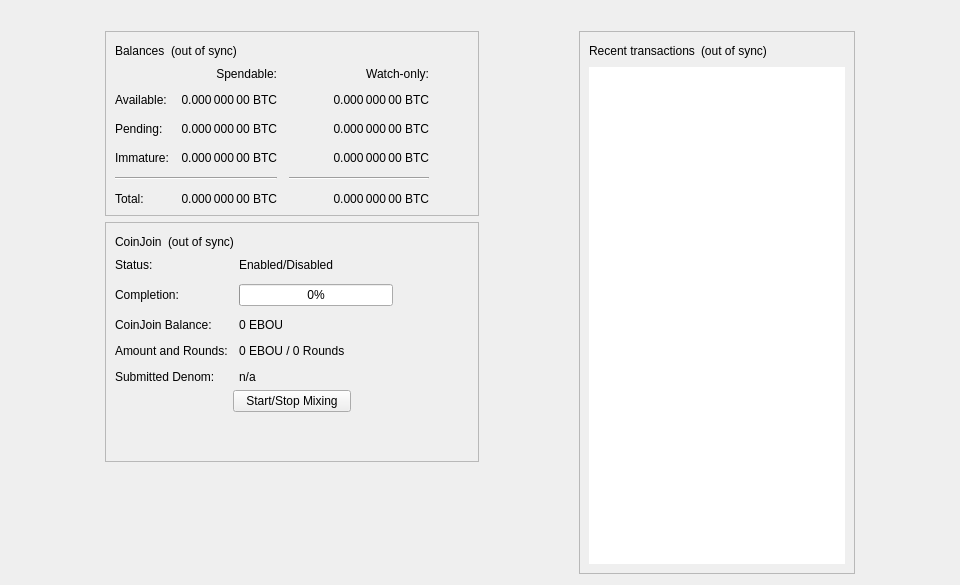
<?xml version="1.0" encoding="UTF-8"?>
<ui version="4.0">
 <class>OverviewPage</class>
 <widget class="QWidget" name="OverviewPage">
  <property name="geometry">
   <rect>
    <x>0</x>
    <y>0</y>
    <width>960</width>
    <height>585</height>
   </rect>
  </property>
  <property name="minimumSize">
   <size>
    <width>960</width>
    <height>0</height>
   </size>
  </property>
  <property name="windowTitle">
   <string>Form</string>
  </property>
  <layout class="QVBoxLayout" name="topLayout">
   <item>
    <widget class="QLabel" name="labelAlerts">
     <property name="visible">
      <bool>false</bool>
     </property>
     <property name="wordWrap">
      <bool>true</bool>
     </property>
     <property name="margin">
      <number>3</number>
     </property>
     <property name="textInteractionFlags">
      <set>Qt::TextSelectableByMouse</set>
     </property>
    </widget>
   </item>
   <item>
    <layout class="QHBoxLayout" name="horizontalLayout" stretch="1,0,1,0,1">
     <item>
      <spacer name="horizontalSpacerLeft">
       <property name="orientation">
        <enum>Qt::Horizontal</enum>
       </property>
       <property name="sizeType">
        <enum>QSizePolicy::Preferred</enum>
       </property>
       <property name="sizeHint" stdset="0">
        <size>
         <width>10</width>
         <height>20</height>
        </size>
       </property>
      </spacer>
     </item>
     <item>
      <layout class="QVBoxLayout" name="verticalLayout_2">
       <item>
        <widget class="QFrame" name="frame">
         <property name="frameShape">
          <enum>QFrame::StyledPanel</enum>
         </property>
         <property name="frameShadow">
          <enum>QFrame::Raised</enum>
         </property>
         <layout class="QVBoxLayout" name="verticalLayout_4">
          <item>
           <layout class="QHBoxLayout" name="horizontalLayout_4">
            <item>
             <widget class="QLabel" name="label_5">
              <property name="text">
               <string>Balances</string>
              </property>
             </widget>
            </item>
            <item>
             <widget class="QLabel" name="labelWalletStatus">
              <property name="toolTip">
               <string>The displayed information may be out of date. Your wallet automatically synchronizes with the ebou network after a connection is established, but this process has not completed yet.</string>
              </property>
              <property name="text">
               <string notr="true">(out of sync)</string>
              </property>
              <property name="alignment">
               <set>Qt::AlignLeading|Qt::AlignLeft|Qt::AlignVCenter</set>
              </property>
             </widget>
            </item>
            <item>
             <spacer name="horizontalSpacer_3">
              <property name="orientation">
               <enum>Qt::Horizontal</enum>
              </property>
              <property name="sizeHint" stdset="0">
               <size>
                <width>40</width>
                <height>20</height>
               </size>
              </property>
             </spacer>
            </item>
           </layout>
          </item>
          <item>
           <layout class="QGridLayout" name="gridLayout">
            <property name="spacing">
             <number>12</number>
            </property>
            <item row="2" column="2">
             <widget class="QLabel" name="labelWatchPending">
              <property name="cursor">
               <cursorShape>IBeamCursor</cursorShape>
              </property>
              <property name="toolTip">
               <string>Unconfirmed transactions to watch-only addresses</string>
              </property>
              <property name="text">
               <string notr="true">0.000 000 00 BTC</string>
              </property>
              <property name="alignment">
               <set>Qt::AlignRight|Qt::AlignTrailing|Qt::AlignVCenter</set>
              </property>
              <property name="textInteractionFlags">
               <set>Qt::LinksAccessibleByMouse|Qt::TextSelectableByKeyboard|Qt::TextSelectableByMouse</set>
              </property>
             </widget>
            </item>
            <item row="2" column="1">
             <widget class="QLabel" name="labelUnconfirmed">
              <property name="cursor">
               <cursorShape>IBeamCursor</cursorShape>
              </property>
              <property name="toolTip">
               <string>Total of transactions that have yet to be confirmed, and do not yet count toward the spendable balance</string>
              </property>
              <property name="text">
               <string notr="true">0.000 000 00 BTC</string>
              </property>
              <property name="alignment">
               <set>Qt::AlignRight|Qt::AlignTrailing|Qt::AlignVCenter</set>
              </property>
              <property name="textInteractionFlags">
               <set>Qt::LinksAccessibleByMouse|Qt::TextSelectableByKeyboard|Qt::TextSelectableByMouse</set>
              </property>
             </widget>
            </item>
            <item row="3" column="2">
             <widget class="QLabel" name="labelWatchImmature">
              <property name="cursor">
               <cursorShape>IBeamCursor</cursorShape>
              </property>
              <property name="toolTip">
               <string>Mined balance in watch-only addresses that has not yet matured</string>
              </property>
              <property name="text">
               <string notr="true">0.000 000 00 BTC</string>
              </property>
              <property name="alignment">
               <set>Qt::AlignRight|Qt::AlignTrailing|Qt::AlignVCenter</set>
              </property>
              <property name="textInteractionFlags">
               <set>Qt::LinksAccessibleByMouse|Qt::TextSelectableByKeyboard|Qt::TextSelectableByMouse</set>
              </property>
             </widget>
            </item>
            <item row="4" column="0" colspan="2">
             <widget class="Line" name="lineSpendableBalance">
              <property name="orientation">
               <enum>Qt::Horizontal</enum>
              </property>
             </widget>
            </item>
            <item row="4" column="2">
             <widget class="Line" name="lineWatchBalance">
              <property name="sizePolicy">
               <sizepolicy hsizetype="Preferred" vsizetype="Fixed">
                <horstretch>0</horstretch>
                <verstretch>0</verstretch>
               </sizepolicy>
              </property>
              <property name="minimumSize">
               <size>
                <width>140</width>
                <height>0</height>
               </size>
              </property>
              <property name="orientation">
               <enum>Qt::Horizontal</enum>
              </property>
             </widget>
            </item>
            <item row="5" column="0">
             <widget class="QLabel" name="labelTotalText">
              <property name="text">
               <string>Total:</string>
              </property>
             </widget>
            </item>
            <item row="3" column="1">
             <widget class="QLabel" name="labelImmature">
              <property name="cursor">
               <cursorShape>IBeamCursor</cursorShape>
              </property>
              <property name="toolTip">
               <string>Mined balance that has not yet matured</string>
              </property>
              <property name="text">
               <string notr="true">0.000 000 00 BTC</string>
              </property>
              <property name="alignment">
               <set>Qt::AlignRight|Qt::AlignTrailing|Qt::AlignVCenter</set>
              </property>
              <property name="textInteractionFlags">
               <set>Qt::LinksAccessibleByMouse|Qt::TextSelectableByKeyboard|Qt::TextSelectableByMouse</set>
              </property>
             </widget>
            </item>
            <item row="2" column="3">
             <spacer name="horizontalSpacer_2">
              <property name="orientation">
               <enum>Qt::Horizontal</enum>
              </property>
              <property name="sizeHint" stdset="0">
               <size>
                <width>40</width>
                <height>20</height>
               </size>
              </property>
             </spacer>
            </item>
            <item row="3" column="0">
             <widget class="QLabel" name="labelImmatureText">
              <property name="text">
               <string>Immature:</string>
              </property>
             </widget>
            </item>
            <item row="5" column="1">
             <widget class="QLabel" name="labelTotal">
              <property name="cursor">
               <cursorShape>IBeamCursor</cursorShape>
              </property>
              <property name="toolTip">
               <string>Your current total balance</string>
              </property>
              <property name="text">
               <string notr="true">0.000 000 00 BTC</string>
              </property>
              <property name="alignment">
               <set>Qt::AlignRight|Qt::AlignTrailing|Qt::AlignVCenter</set>
              </property>
              <property name="textInteractionFlags">
               <set>Qt::LinksAccessibleByMouse|Qt::TextSelectableByKeyboard|Qt::TextSelectableByMouse</set>
              </property>
             </widget>
            </item>
            <item row="5" column="2">
             <widget class="QLabel" name="labelWatchTotal">
              <property name="cursor">
               <cursorShape>IBeamCursor</cursorShape>
              </property>
              <property name="toolTip">
               <string>Current total balance in watch-only addresses</string>
              </property>
              <property name="text">
               <string notr="true">0.000 000 00 BTC</string>
              </property>
              <property name="alignment">
               <set>Qt::AlignRight|Qt::AlignTrailing|Qt::AlignVCenter</set>
              </property>
              <property name="textInteractionFlags">
               <set>Qt::LinksAccessibleByMouse|Qt::TextSelectableByKeyboard|Qt::TextSelectableByMouse</set>
              </property>
             </widget>
            </item>
            <item row="0" column="2">
             <widget class="QLabel" name="labelWatchonly">
              <property name="text">
               <string>Watch-only:</string>
              </property>
              <property name="alignment">
               <set>Qt::AlignRight|Qt::AlignTrailing|Qt::AlignVCenter</set>
              </property>
             </widget>
            </item>
            <item row="1" column="0">
             <widget class="QLabel" name="labelBalanceText">
              <property name="text">
               <string>Available:</string>
              </property>
             </widget>
            </item>
            <item row="1" column="1">
             <widget class="QLabel" name="labelBalance">
              <property name="cursor">
               <cursorShape>IBeamCursor</cursorShape>
              </property>
              <property name="toolTip">
               <string>Your current spendable balance</string>
              </property>
              <property name="text">
               <string notr="true">0.000 000 00 BTC</string>
              </property>
              <property name="alignment">
               <set>Qt::AlignRight|Qt::AlignTrailing|Qt::AlignVCenter</set>
              </property>
              <property name="textInteractionFlags">
               <set>Qt::LinksAccessibleByMouse|Qt::TextSelectableByKeyboard|Qt::TextSelectableByMouse</set>
              </property>
             </widget>
            </item>
            <item row="1" column="2">
             <widget class="QLabel" name="labelWatchAvailable">
              <property name="cursor">
               <cursorShape>IBeamCursor</cursorShape>
              </property>
              <property name="toolTip">
               <string>Your current balance in watch-only addresses</string>
              </property>
              <property name="text">
               <string notr="true">0.000 000 00 BTC</string>
              </property>
              <property name="alignment">
               <set>Qt::AlignRight|Qt::AlignTrailing|Qt::AlignVCenter</set>
              </property>
              <property name="textInteractionFlags">
               <set>Qt::LinksAccessibleByMouse|Qt::TextSelectableByKeyboard|Qt::TextSelectableByMouse</set>
              </property>
             </widget>
            </item>
            <item row="2" column="0">
             <widget class="QLabel" name="labelPendingText">
              <property name="text">
               <string>Pending:</string>
              </property>
             </widget>
            </item>
            <item row="0" column="1">
             <widget class="QLabel" name="labelSpendable">
              <property name="text">
               <string>Spendable:</string>
              </property>
              <property name="alignment">
               <set>Qt::AlignRight|Qt::AlignTrailing|Qt::AlignVCenter</set>
              </property>
             </widget>
            </item>
           </layout>
          </item>
         </layout>
        </widget>
       </item>
       <item>
        <widget class="QFrame" name="frameCoinJoin">
         <property name="layoutDirection">
          <enum>Qt::LeftToRight</enum>
         </property>
         <property name="frameShape">
          <enum>QFrame::StyledPanel</enum>
         </property>
         <property name="frameShadow">
          <enum>QFrame::Raised</enum>
         </property>
         <layout class="QVBoxLayout" name="VerticalLayout_PS1">
          <item>
           <layout class="QHBoxLayout" name="horizontalLayout_5">
            <item>
             <widget class="QLabel" name="labelCoinJoinHeader">
              <property name="text">
               <string notr="true">CoinJoin</string>
              </property>
             </widget>
            </item>
            <item>
             <widget class="QLabel" name="labelCoinJoinSyncStatus">
              <property name="toolTip">
               <string>The displayed information may be out of date. Your wallet automatically synchronizes with the ebou network after a connection is established, but this process has not completed yet.</string>
              </property>
              <property name="text">
               <string notr="true">(out of sync)</string>
              </property>
              <property name="alignment">
               <set>Qt::AlignLeading|Qt::AlignLeft|Qt::AlignVCenter</set>
              </property>
             </widget>
            </item>
            <item>
             <spacer name="horizontalSpacer_4">
              <property name="orientation">
               <enum>Qt::Horizontal</enum>
              </property>
              <property name="sizeHint" stdset="0">
               <size>
                <width>40</width>
                <height>20</height>
               </size>
              </property>
             </spacer>
            </item>
           </layout>
          </item>
          <item>
           <layout class="QFormLayout" name="coinJoinFormLayout">
            <property name="fieldGrowthPolicy">
             <enum>QFormLayout::AllNonFixedFieldsGrow</enum>
            </property>
            <property name="horizontalSpacing">
             <number>11</number>
            </property>
            <property name="verticalSpacing">
             <number>12</number>
            </property>
            <item row="0" column="0">
             <widget class="QLabel" name="labelCoinJoinEnabledText">
              <property name="text">
               <string>Status:</string>
              </property>
             </widget>
            </item>
            <item row="0" column="1">
             <widget class="QLabel" name="labelCoinJoinEnabled">
              <property name="text">
               <string>Enabled/Disabled</string>
              </property>
             </widget>
            </item>
            <item row="1" column="0">
             <widget class="QLabel" name="labelCompletitionText">
              <property name="text">
               <string>Completion:</string>
              </property>
             </widget>
            </item>
            <item row="1" column="1">
             <widget class="QProgressBar" name="coinJoinProgress">
              <property name="maximumSize">
               <size>
                <width>154</width>
                <height>16777215</height>
               </size>
              </property>
              <property name="value">
               <number>0</number>
              </property>
             </widget>
            </item>
            <item row="2" column="0">
             <widget class="QLabel" name="labelAnonymizedText">
              <property name="text">
               <string notr="true">CoinJoin Balance:</string>
              </property>
             </widget>
            </item>
            <item row="2" column="1">
             <widget class="QLabel" name="labelAnonymized">
              <property name="text">
               <string notr="true">0 EBOU</string>
              </property>
             </widget>
            </item>
            <item row="3" column="0">
             <widget class="QLabel" name="labelAmountAndRoundsText">
              <property name="text">
               <string>Amount and Rounds:</string>
              </property>
             </widget>
            </item>
            <item row="3" column="1">
             <widget class="QLabel" name="labelAmountRounds">
              <property name="text">
               <string>0 EBOU / 0 Rounds</string>
              </property>
             </widget>
            </item>
            <item row="4" column="0">
             <widget class="QLabel" name="labelSubmittedDenomText">
              <property name="text">
               <string>Submitted Denom:</string>
              </property>
             </widget>
            </item>
            <item row="4" column="1">
             <widget class="QLabel" name="labelSubmittedDenom">
              <property name="toolTip">
               <string>The denominations you submitted to the Masternode.&lt;br&gt;To mix, other users must submit the exact same denominations.</string>
              </property>
              <property name="text">
               <string>n/a</string>
              </property>
              <property name="wordWrap">
               <bool>true</bool>
              </property>
             </widget>
            </item>
           </layout>
          </item>
          <item>
           <layout class="QVBoxLayout" name="VerticalLayout_PS">
            <item>
             <layout class="QHBoxLayout" name="horizontalLayout_3">
              <property name="topMargin">
               <number>0</number>
              </property>
              <item>
               <spacer name="horizontalSpacer_5">
                <property name="orientation">
                 <enum>Qt::Horizontal</enum>
                </property>
                <property name="sizeHint" stdset="0">
                 <size>
                  <width>40</width>
                  <height>20</height>
                 </size>
                </property>
               </spacer>
              </item>
              <item>
               <widget class="QPushButton" name="toggleCoinJoin">
                <property name="sizePolicy">
                 <sizepolicy hsizetype="MinimumExpanding" vsizetype="Fixed">
                  <horstretch>0</horstretch>
                  <verstretch>0</verstretch>
                 </sizepolicy>
                </property>
                <property name="text">
                 <string>Start/Stop Mixing</string>
                </property>
               </widget>
              </item>
              <item>
               <spacer name="horizontalSpacer_6">
                <property name="orientation">
                 <enum>Qt::Horizontal</enum>
                </property>
                <property name="sizeHint" stdset="0">
                 <size>
                  <width>40</width>
                  <height>20</height>
                 </size>
                </property>
               </spacer>
              </item>
             </layout>
            </item>
            <item>
             <spacer name="verticalSpacer_3">
              <property name="orientation">
               <enum>Qt::Vertical</enum>
              </property>
              <property name="sizeHint" stdset="0">
               <size>
                <width>20</width>
                <height>40</height>
               </size>
              </property>
             </spacer>
            </item>
           </layout>
          </item>
         </layout>
        </widget>
       </item>
       <item>
        <spacer name="verticalSpacer">
         <property name="orientation">
          <enum>Qt::Vertical</enum>
         </property>
         <property name="sizeHint" stdset="0">
          <size>
           <width>20</width>
           <height>40</height>
          </size>
         </property>
        </spacer>
       </item>
      </layout>
     </item>
     <item>
      <spacer name="horizontalSpacerCenter">
       <property name="orientation">
        <enum>Qt::Horizontal</enum>
       </property>
       <property name="sizeHint" stdset="0">
        <size>
         <width>10</width>
         <height>20</height>
        </size>
       </property>
      </spacer>
     </item>
     <item>
      <layout class="QVBoxLayout" name="verticalLayout_3">
       <item>
        <widget class="QFrame" name="frame_2">
         <property name="frameShape">
          <enum>QFrame::StyledPanel</enum>
         </property>
         <property name="frameShadow">
          <enum>QFrame::Raised</enum>
         </property>
         <layout class="QVBoxLayout" name="verticalLayout">
          <item>
           <layout class="QHBoxLayout" name="horizontalLayout_2">
            <item>
             <widget class="QLabel" name="label_4">
              <property name="text">
               <string>Recent transactions</string>
              </property>
             </widget>
            </item>
            <item>
             <widget class="QLabel" name="labelTransactionsStatus">
              <property name="toolTip">
               <string>The displayed information may be out of date. Your wallet automatically synchronizes with the ebou network after a connection is established, but this process has not completed yet.</string>
              </property>
              <property name="text">
               <string notr="true">(out of sync)</string>
              </property>
              <property name="alignment">
               <set>Qt::AlignLeading|Qt::AlignLeft|Qt::AlignVCenter</set>
              </property>
             </widget>
            </item>
            <item>
             <spacer name="horizontalSpacer">
              <property name="orientation">
               <enum>Qt::Horizontal</enum>
              </property>
              <property name="sizeHint" stdset="0">
               <size>
                <width>40</width>
                <height>20</height>
               </size>
              </property>
             </spacer>
            </item>
           </layout>
          </item>
          <item>
           <widget class="QListView" name="listTransactions">
            <property name="frameShape">
             <enum>QFrame::NoFrame</enum>
            </property>
            <property name="verticalScrollBarPolicy">
             <enum>Qt::ScrollBarAlwaysOff</enum>
            </property>
            <property name="horizontalScrollBarPolicy">
             <enum>Qt::ScrollBarAlwaysOff</enum>
            </property>
            <property name="selectionMode">
             <enum>QAbstractItemView::NoSelection</enum>
            </property>
           </widget>
          </item>
         </layout>
        </widget>
       </item>
      </layout>
     </item>
     <item>
      <spacer name="horizontalSpacerRight">
       <property name="orientation">
        <enum>Qt::Horizontal</enum>
       </property>
       <property name="sizeType">
        <enum>QSizePolicy::Preferred</enum>
       </property>
       <property name="sizeHint" stdset="0">
        <size>
         <width>10</width>
         <height>20</height>
        </size>
       </property>
      </spacer>
     </item>
    </layout>
   </item>
  </layout>
 </widget>
 <resources/>
 <connections/>
</ui>
